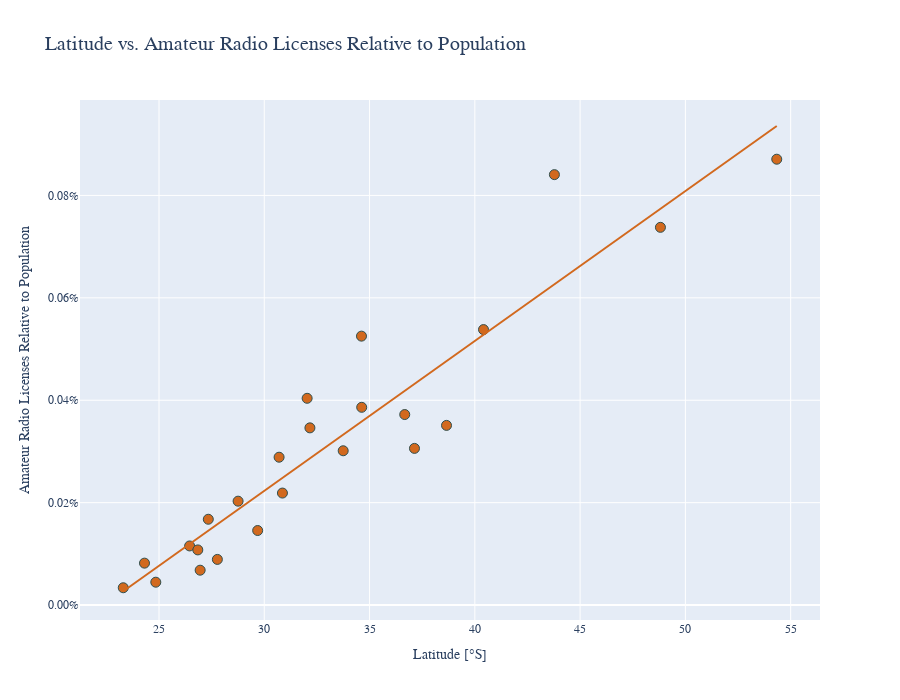

The notebook cell saved with this chart:
### Code cell
gdf_without_outliers = gdf.drop(['Ciudad Autónoma de Buenos Aires', 'Buenos Aires'])
fig7 = px.scatter(gdf, x='latitude', y='licenses_perc_pop', trendline='ols', title='Latitude vs. Amateur Radio Licenses Relative to Population', hover_name=gdf.index)
fig7.update_layout(height=700, font_family='Ubuntu', title_font_size=20, xaxis_title='Latitude [°S]', yaxis_title='Amateur Radio Licenses Relative to Population', showlegend=False)
fig7.update_traces(marker_color='chocolate', marker_size=10, marker_line_color='DarkSlateGrey', marker_line_width=1)
fig7.update_layout(yaxis={'tickformat': ',.2%'})
fig7.show()

### Figure 1 — Plotly figure (JSON) as saved in the notebook; plotly's stock layout.template omitted (floating-point values rounded to 4 significant figures)
{"data": [{"hovertemplate": "<b>%{hovertext}</b><br><br>latitude=%{x}<br>licenses_perc_pop=%{y}<extra></extra>", "hovertext": ["Tucumán", "Santiago del Estero", "Salta", "Jujuy", "Formosa", "Chaco", "Misiones", "Corrientes", "Catamarca", "Córdoba", "Santa Fe", "Entre Ríos", "Buenos Aires", "La Pampa", "La Rioja", "San Juan", "San Luis", "Mendoza", "Neuquén", "Río Negro", "Chubut", "Santa Cruz", "Tierra del Fuego, Antártida e Islas del Atlántico Sur", "Ciudad Autónoma de Buenos Aires"], "legendgroup": "", "marker": {"color": "chocolate", "line": {"color": "DarkSlateGrey", "width": 1}, "size": 10, "symbol": "circle"}, "mode": "markers", "name": "", "orientation": "v", "showlegend": false, "type": "scatter", "x": [26.95, 27.77, 24.31, 23.3, 24.85, 26.45, 26.84, 28.76, 27.34, 32.17, 30.7, 32.04, 36.67, 37.13, 29.69, 30.86, 33.75, 34.63, 38.66, 40.41, 43.78, 48.81, 54.34, 34.62], "xaxis": "x", "y": [6.811e-05, 8.918e-05, 8.191e-05, 3.384e-05, 4.468e-05, 0.0001155, 0.0001077, 0.0002029, 0.0001676, 0.0003461, 0.0002888, 0.0004038, 0.0003721, 0.000306, 0.0001456, 0.0002188, 0.0003013, 0.0003862, 0.0003509, 0.000538, 0.0008406, 0.0007377, 0.0008707, 0.0005252], "yaxis": "y"}, {"hovertemplate": "<b>OLS trendline</b><br>licenses_perc_pop = 2.92765e-05 * latitude + -0.000655275<br>R<sup>2</sup>=0.887104<br><br>latitude=%{x}<br>licenses_perc_pop=%{y} <b>(trend)</b><extra></extra>", "legendgroup": "", "marker": {"color": "chocolate", "line": {"color": "DarkSlateGrey", "width": 1}, "size": 10, "symbol": "circle"}, "mode": "lines", "name": "", "showlegend": false, "type": "scatter", "x": [23.3, 24.31, 24.85, 26.45, 26.84, 26.95, 27.34, 27.77, 28.76, 29.69, 30.7, 30.86, 32.04, 32.17, 33.75, 34.62, 34.63, 36.67, 37.13, 38.66, 40.41, 43.78, 48.81, 54.34], "xaxis": "x", "y": [2.692e-05, 5.645e-05, 7.218e-05, 0.0001192, 0.0001306, 0.0001338, 0.0001452, 0.0001578, 0.0001866, 0.0002138, 0.0002436, 0.0002483, 0.0002826, 0.0002865, 0.0003327, 0.0003582, 0.0003585, 0.0004183, 0.0004319, 0.0004764, 0.0005279, 0.0006264, 0.0007739, 0.0009356], "yaxis": "y"}], "layout": {"font": {"family": "Ubuntu"}, "height": 700, "legend": {"tracegroupgap": 0}, "showlegend": false, "title": {"font": {"size": 20}, "text": "Latitude vs. Amateur Radio Licenses Relative to Population"}, "xaxis": {"anchor": "y", "domain": [0, 1], "title": {"text": "Latitude [°S]"}}, "yaxis": {"anchor": "x", "domain": [0, 1], "tickformat": ",.2%", "title": {"text": "Amateur Radio Licenses Relative to Population"}}}}
